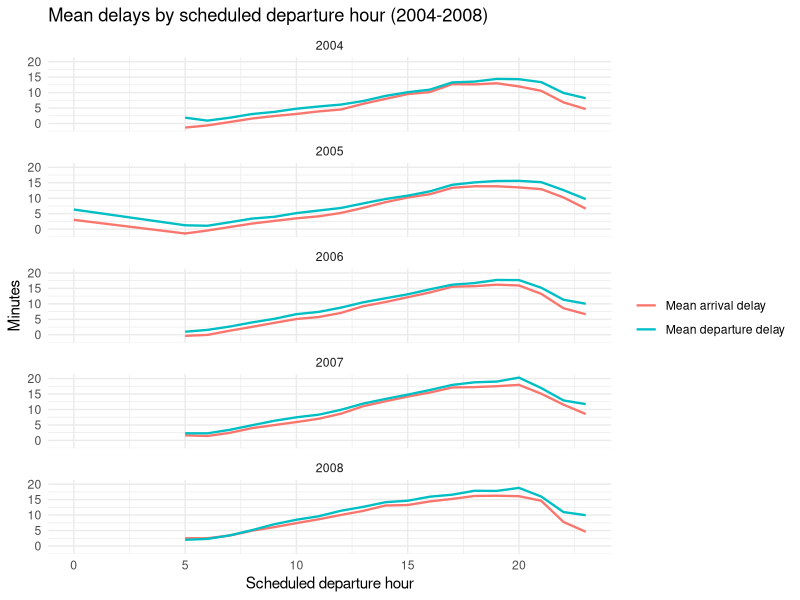
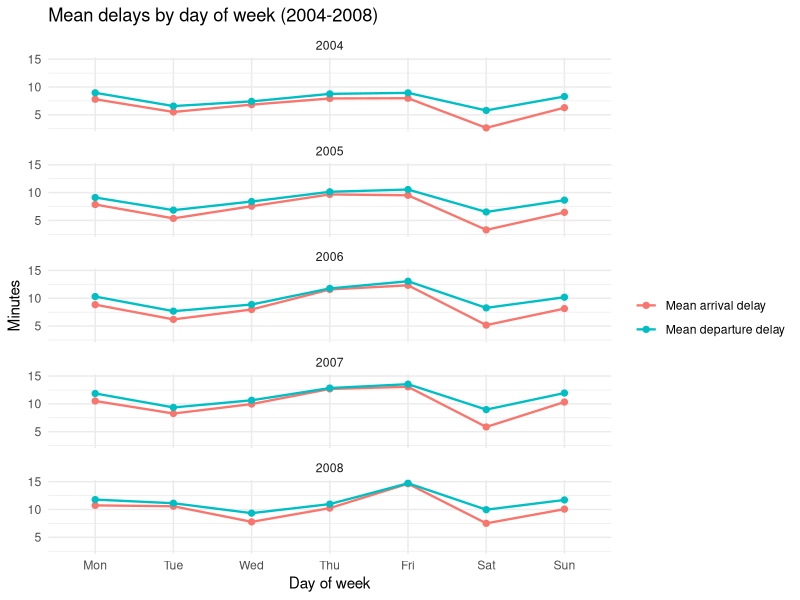
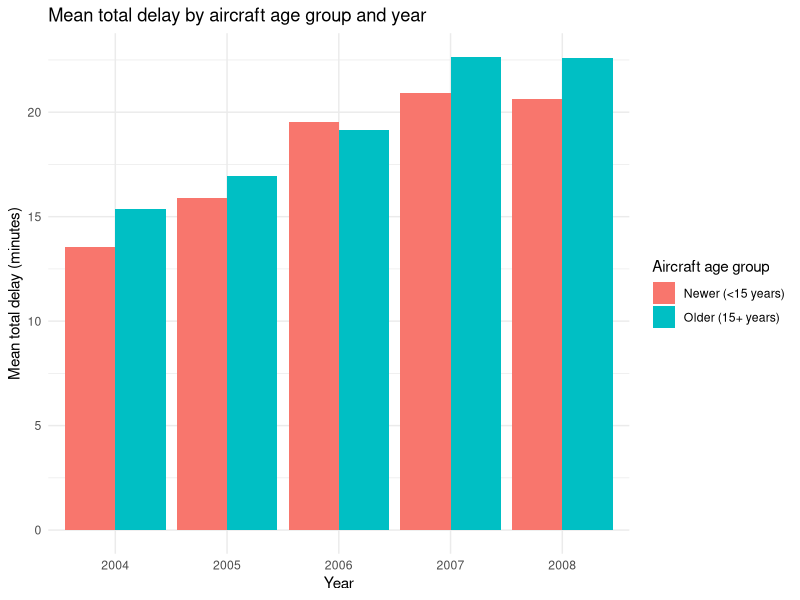
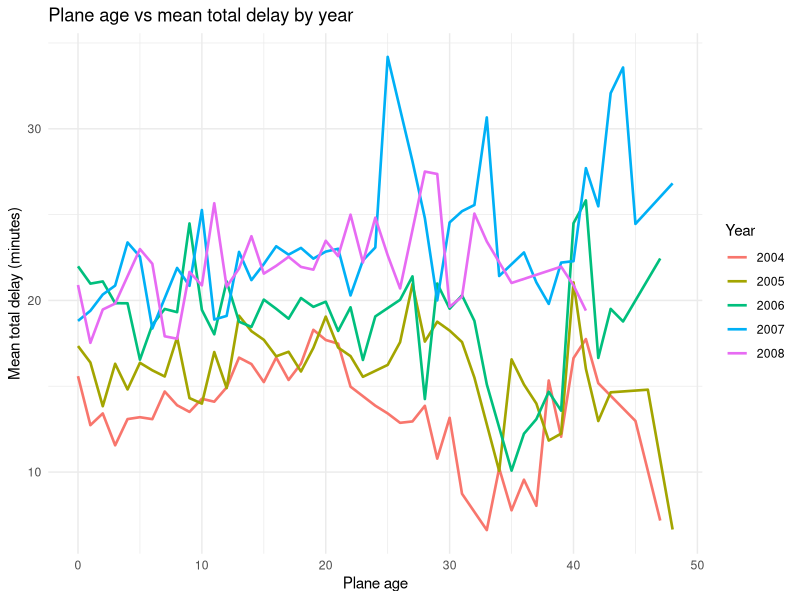
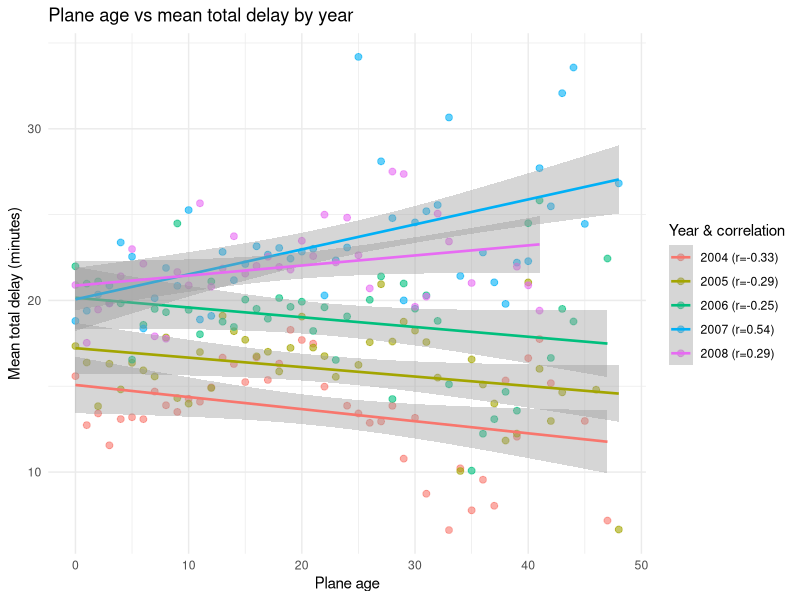
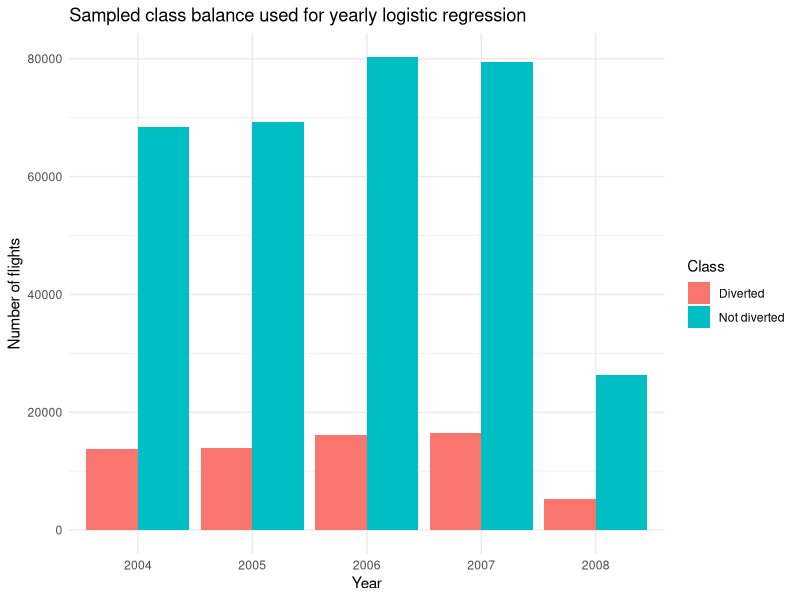
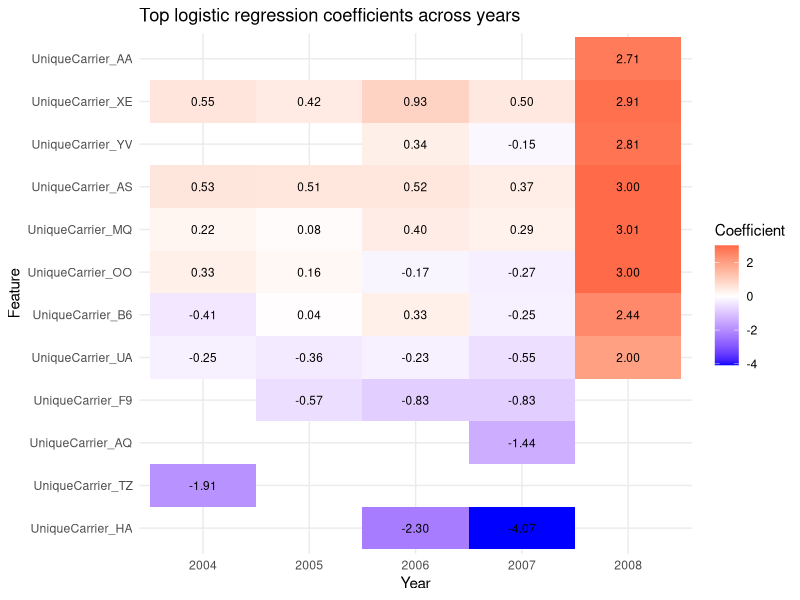
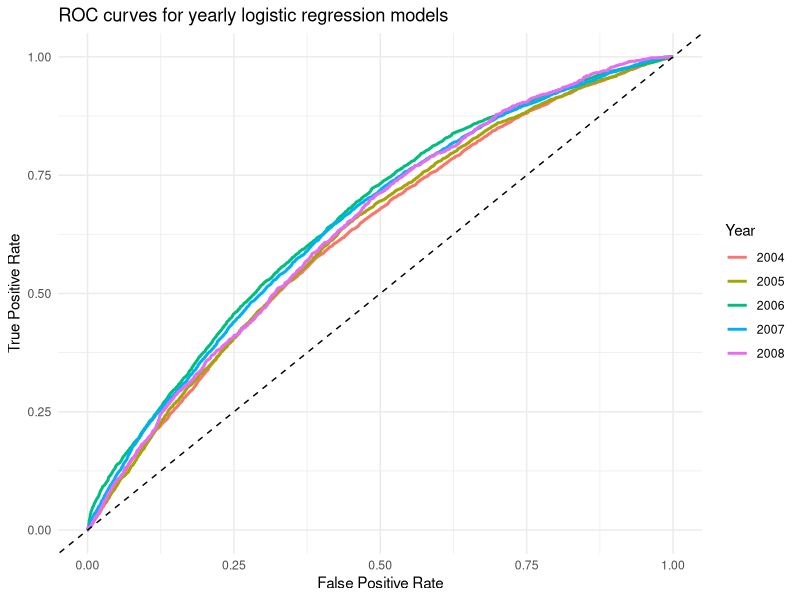

Here is the R script that generated these plots, in order:
## ---- chunk 1
knitr::opts_chunk$set(echo = TRUE, warning = FALSE, message = FALSE)
library(ggplot2)
library(dplyr)
library(readr)
## ---- chunk 2
delay_summary_hour <- read_csv("data/delay_summary_hour_2004_2008.csv", show_col_types = FALSE)
delay_summary_day <- read_csv("data/delay_summary_day_2004_2008.csv", show_col_types = FALSE)
best_hour_each_year_filtered <- read_csv("data/best_hour_each_year_filtered.csv", show_col_types = FALSE)
best_day_each_year <- read_csv("data/best_day_each_year.csv", show_col_types = FALSE)

delay_summary_hour
delay_summary_day
## ---- chunk 3
best_hour_each_year_filtered
best_day_each_year
## ---- chunk 4
delay_summary_hour_filtered <- delay_summary_hour %>%
  filter(n_flights >= 10000)

p2a_hour_r <- ggplot(delay_summary_hour_filtered, aes(x = sched_dep_hour)) +
  geom_line(aes(y = mean_arr_delay, color = "Mean arrival delay"), linewidth = 0.8) +
  geom_line(aes(y = mean_dep_delay, color = "Mean departure delay"), linewidth = 0.8) +
  facet_wrap(~ Year, ncol = 1) +
  labs(
    title = "Mean delays by scheduled departure hour (2004-2008)",
    x = "Scheduled departure hour",
    y = "Minutes",
    color = ""
  ) +
  theme_minimal()

p2a_hour_r
## ---- chunk 5
ggsave("part2_r_2a_hourly_delay.png", plot = p2a_hour_r, width = 8, height = 14, dpi = 300)
## ---- chunk 6
delay_summary_day$day_name <- factor(
  delay_summary_day$day_name,
  levels = c("Mon", "Tue", "Wed", "Thu", "Fri", "Sat", "Sun")
)

p2a_day_r <- ggplot(delay_summary_day, aes(x = day_name, group = 1)) +
  geom_line(aes(y = mean_arr_delay, color = "Mean arrival delay"), linewidth = 0.8) +
  geom_point(aes(y = mean_arr_delay, color = "Mean arrival delay"), size = 1.8) +
  geom_line(aes(y = mean_dep_delay, color = "Mean departure delay"), linewidth = 0.8) +
  geom_point(aes(y = mean_dep_delay, color = "Mean departure delay"), size = 1.8) +
  facet_wrap(~ Year, ncol = 1) +
  labs(
    title = "Mean delays by day of week (2004-2008)",
    x = "Day of week",
    y = "Minutes",
    color = ""
  ) +
  theme_minimal()

p2a_day_r
## ---- chunk 7
ggsave("part2_r_2a_day_delay.png", plot = p2a_day_r, width = 8, height = 14, dpi = 300)
## ---- chunk 8
age_group_summary <- read_csv("data/age_group_summary_2004_2008.csv", show_col_types = FALSE)
age_delay_summary_filtered <- read_csv("data/age_delay_summary_filtered_2004_2008.csv", show_col_types = FALSE)
correlation_summary <- read_csv("data/correlation_summary_2004_2008.csv", show_col_types = FALSE)

age_group_summary
age_delay_summary_filtered
correlation_summary
## ---- chunk 9
p2b_bar_r <- ggplot(age_group_summary, aes(x = factor(Year), y = mean_total_delay, fill = AgeGroup)) +
  geom_col(position = "dodge") +
  labs(
    title = "Mean total delay by aircraft age group and year",
    x = "Year",
    y = "Mean total delay (minutes)",
    fill = "Aircraft age group"
  ) +
  theme_minimal()

p2b_bar_r
## ---- chunk 10
ggsave("part2_r_2b_agegroup_bar.png", plot = p2b_bar_r, width = 8, height = 5, dpi = 300)
## ---- chunk 11
p2b_trend_r <- ggplot(age_delay_summary_filtered,
                      aes(x = PlaneAge, y = mean_total_delay, color = factor(Year))) +
  geom_line(linewidth = 0.9) +
  labs(
    title = "Plane age vs mean total delay by year",
    x = "Plane age",
    y = "Mean total delay (minutes)",
    color = "Year"
  ) +
  theme_minimal()

p2b_trend_r
## ---- chunk 12
ggsave("part2_r_2b_age_trend_combined.png", plot = p2b_trend_r, width = 9, height = 6, dpi = 300)
## ---- chunk 13
corr_labels <- age_delay_summary_filtered %>%
  group_by(Year) %>%
  summarise(corr = cor(PlaneAge, mean_total_delay), .groups = "drop") %>%
  mutate(label = paste0(Year, " (r=", sprintf("%.2f", corr), ")"))

age_delay_overlay <- age_delay_summary_filtered %>%
  left_join(corr_labels %>% select(Year, label), by = "Year")

p2b_overlay_r <- ggplot(age_delay_overlay,
                        aes(x = PlaneAge, y = mean_total_delay, color = label)) +
  geom_point(alpha = 0.6, size = 2) +
  geom_smooth(method = "lm", se = TRUE, linewidth = 0.9) +
  labs(
    title = "Plane age vs mean total delay by year",
    x = "Plane age",
    y = "Mean total delay (minutes)",
    color = "Year & correlation"
  ) +
  theme_minimal()

p2b_overlay_r
## ---- chunk 14
ggsave("part2_r_2b_age_regression_overlay.png", plot = p2b_overlay_r, width = 9, height = 6, dpi = 300)
## ---- chunk 15
coef_all_years <- read_csv("data/coef_all_years_2004_2008.csv", show_col_types = FALSE)
model_summary <- read_csv("data/model_summary_2004_2008.csv", show_col_types = FALSE)
roc_summary <- read_csv("data/roc_summary_2004_2008.csv", show_col_types = FALSE)
roc_points <- read_csv("data/roc_points_2004_2008.csv", show_col_types = FALSE)

coef_all_years
model_summary
roc_summary
## ---- chunk 16
balance_plot_df <- model_summary %>%
  select(year, n_diverted_fit, n_not_diverted_fit) %>%
  tidyr::pivot_longer(
    cols = c(n_diverted_fit, n_not_diverted_fit),
    names_to = "class",
    values_to = "count"
  ) %>%
  mutate(class = recode(
    class,
    n_diverted_fit = "Diverted",
    n_not_diverted_fit = "Not diverted"
  ))

p2c_balance_r <- ggplot(balance_plot_df, aes(x = factor(year), y = count, fill = class)) +
  geom_col(position = "dodge") +
  labs(
    title = "Sampled class balance used for yearly logistic regression",
    x = "Year",
    y = "Number of flights",
    fill = "Class"
  ) +
  theme_minimal()

p2c_balance_r
## ---- chunk 17
ggsave("part2_r_2c_class_balance.png", plot = p2c_balance_r, width = 8, height = 5, dpi = 300)
## ---- chunk 18
top_features <- coef_all_years %>%
  mutate(abs_coef = abs(coefficient)) %>%
  group_by(feature) %>%
  summarise(mean_abs_coef = mean(abs_coef), .groups = "drop") %>%
  arrange(desc(mean_abs_coef)) %>%
  slice_head(n = 12) %>%
  pull(feature)

coef_heatmap_df <- coef_all_years %>%
  filter(feature %in% top_features)

p2c_heatmap_r <- ggplot(coef_heatmap_df, aes(x = factor(year), y = reorder(feature, coefficient), fill = coefficient)) +
  geom_tile() +
  geom_text(aes(label = sprintf("%.2f", coefficient)), size = 3) +
  scale_fill_gradient2(low = "blue", mid = "white", high = "red", midpoint = 0) +
  labs(
    title = "Top logistic regression coefficients across years",
    x = "Year",
    y = "Feature",
    fill = "Coefficient"
  ) +
  theme_minimal()

p2c_heatmap_r
## ---- chunk 19
ggsave("part2_r_2c_coefficients_heatmap.png", plot = p2c_heatmap_r, width = 8, height = 6, dpi = 300)
## ---- chunk 20
p2c_roc_r <- ggplot(roc_points, aes(x = fpr, y = tpr, color = factor(year))) +
  geom_line(linewidth = 1) +
  geom_abline(intercept = 0, slope = 1, linetype = "dashed") +
  labs(
    title = "ROC curves for yearly logistic regression models",
    x = "False Positive Rate",
    y = "True Positive Rate",
    color = "Year"
  ) +
  theme_minimal()

p2c_roc_r
## ---- chunk 21
ggsave("part2_r_2c_roc_curves.png", plot = p2c_roc_r, width = 8, height = 6, dpi = 300)
## ---- chunk 22
roc_summary
